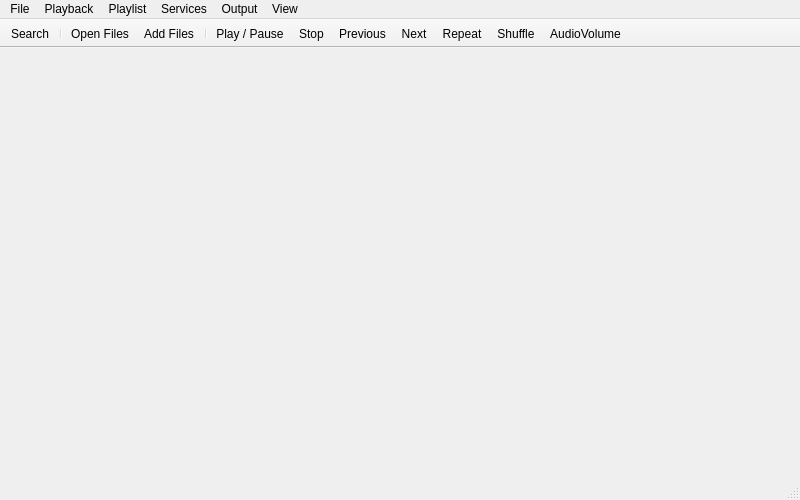
<?xml version="1.0" encoding="UTF-8"?>
<ui version="4.0">
 <class>MainWindow</class>
 <widget class="QMainWindow" name="MainWindow">
  <property name="geometry">
   <rect>
    <x>0</x>
    <y>0</y>
    <width>800</width>
    <height>500</height>
   </rect>
  </property>
  <property name="windowTitle">
   <string>Audacious</string>
  </property>
  <widget class="QWidget" name="centralwidget">
   <layout class="QVBoxLayout" name="mainLayout">
    <property name="leftMargin">
     <number>0</number>
    </property>
    <property name="topMargin">
     <number>0</number>
    </property>
    <property name="rightMargin">
     <number>0</number>
    </property>
    <property name="bottomMargin">
     <number>0</number>
    </property>
   </layout>
  </widget>
  <widget class="QToolBar" name="toolBar">
   <property name="windowTitle">
    <string>toolBar</string>
   </property>
   <property name="movable">
    <bool>false</bool>
   </property>
   <property name="iconSize">
    <size>
     <width>22</width>
     <height>22</height>
    </size>
   </property>
   <property name="toolButtonStyle">
    <enum>Qt::ToolButtonIconOnly</enum>
   </property>
   <property name="floatable">
    <bool>true</bool>
   </property>
   <attribute name="toolBarArea">
    <enum>TopToolBarArea</enum>
   </attribute>
   <attribute name="toolBarBreak">
    <bool>false</bool>
   </attribute>
   <addaction name="actionSearch"/>
   <addaction name="separator"/>
   <addaction name="actionOpenFiles"/>
   <addaction name="actionAddFiles"/>
   <addaction name="separator"/>
   <addaction name="actionPlayPause"/>
   <addaction name="actionStop"/>
   <addaction name="actionPrevious"/>
   <addaction name="actionNext"/>
   <addaction name="actionRepeat"/>
   <addaction name="actionShuffle"/>
   <addaction name="actionAudioVolume"/>
  </widget>
  <widget class="QStatusBar" name="statusBar"/>
  <widget class="QMenuBar" name="menuBar">
   <property name="geometry">
    <rect>
     <x>0</x>
     <y>0</y>
     <width>800</width>
     <height>22</height>
    </rect>
   </property>
   <widget class="QMenu" name="menuFile">
    <property name="title">
     <string>File</string>
    </property>
    <addaction name="actionOpenFiles"/>
    <addaction name="actionOpenURL"/>
    <addaction name="actionAddFiles"/>
    <addaction name="actionAddURL"/>
    <addaction name="separator"/>
    <addaction name="actionAbout"/>
    <addaction name="actionQuit"/>
   </widget>
   <widget class="QMenu" name="menuPlayback">
    <property name="title">
     <string>Playback</string>
    </property>
    <addaction name="actionPlayPause"/>
    <addaction name="actionStop"/>
    <addaction name="actionNext"/>
    <addaction name="actionPrevious"/>
    <addaction name="separator"/>
    <addaction name="actionRepeat"/>
    <addaction name="actionShuffle"/>
    <addaction name="actionNoPlaylistAdvance"/>
    <addaction name="actionStopAfterThisSong"/>
    <addaction name="separator"/>
    <addaction name="actionSongInfo"/>
    <addaction name="actionJumpToTime"/>
    <addaction name="separator"/>
    <addaction name="actionSetRepeatPointA"/>
    <addaction name="actionSetRepeatPointB"/>
    <addaction name="actionClearRepeatPoints"/>
   </widget>
   <widget class="QMenu" name="menuPlaylist">
    <property name="title">
     <string>Playlist</string>
    </property>
    <widget class="QMenu" name="menuSort">
     <property name="title">
      <string>Sort</string>
     </property>
     <addaction name="actionSortTrackNumber"/>
     <addaction name="actionSortTitle"/>
     <addaction name="actionSortArtist"/>
     <addaction name="actionSortAlbum"/>
     <addaction name="actionSortDate"/>
     <addaction name="actionSortLength"/>
     <addaction name="actionSortPath"/>
     <addaction name="actionSortCustomTitle"/>
     <addaction name="separator"/>
     <addaction name="actionPlaylistReverse"/>
     <addaction name="actionPlaylistRandomize"/>
    </widget>
    <widget class="QMenu" name="menuSort_Selected">
     <property name="title">
      <string>Sort Selected</string>
     </property>
     <addaction name="actionSortSelectedTrackNumber"/>
     <addaction name="actionSortSelectedTitle"/>
     <addaction name="actionSortSelectedArtist"/>
     <addaction name="actionSortSelectedAlbum"/>
     <addaction name="actionSortSelectedDate"/>
     <addaction name="actionSortSelectedLength"/>
     <addaction name="actionSortSelectedPath"/>
     <addaction name="actionSortSelectedCustomTitle"/>
     <addaction name="separator"/>
     <addaction name="actionSelectedReverse"/>
     <addaction name="actionSelectedRandomize"/>
    </widget>
    <addaction name="actionPlayCurrentPlaylist"/>
    <addaction name="actionPlaylistRefresh"/>
    <addaction name="separator"/>
    <addaction name="menuSort"/>
    <addaction name="menuSort_Selected"/>
    <addaction name="actionPlaylistRemoveDuplicates"/>
    <addaction name="actionPlaylistRemoveUnavailableFiles"/>
    <addaction name="separator"/>
    <addaction name="actionPlaylistNew"/>
    <addaction name="actionPlaylistRename"/>
    <addaction name="actionPlaylistRemove"/>
    <addaction name="separator"/>
    <addaction name="actionPlaylistImport"/>
    <addaction name="actionPlaylistExport"/>
    <addaction name="separator"/>
    <addaction name="actionPlaylistManager"/>
    <addaction name="actionQueueManager"/>
   </widget>
   <widget class="QMenu" name="menuServices">
    <property name="title">
     <string>Services</string>
    </property>
   </widget>
   <widget class="QMenu" name="menuOutput">
    <property name="title">
     <string>Output</string>
    </property>
    <addaction name="actionVolumeUp"/>
    <addaction name="actionVolumeDown"/>
    <addaction name="separator"/>
    <addaction name="actionEqualizer"/>
    <addaction name="separator"/>
    <addaction name="actionEffects"/>
   </widget>
   <widget class="QMenu" name="menuView">
    <property name="title">
     <string>View</string>
    </property>
   </widget>
   <addaction name="menuFile"/>
   <addaction name="menuPlayback"/>
   <addaction name="menuPlaylist"/>
   <addaction name="menuServices"/>
   <addaction name="menuOutput"/>
   <addaction name="menuView"/>
  </widget>
  <action name="actionSearch">
   <property name="checkable">
    <bool>true</bool>
   </property>
   <property name="icon">
    <iconset theme="edit-find">
     <normaloff/>
    </iconset>
   </property>
   <property name="text">
    <string>Search</string>
   </property>
   <property name="toolTip">
    <string>Search Tool</string>
   </property>
  </action>
  <action name="actionOpenFiles">
   <property name="icon">
    <iconset theme="document-open">
     <normaloff/>
    </iconset>
   </property>
   <property name="text">
    <string>Open Files</string>
   </property>
   <property name="toolTip">
    <string>Open Files</string>
   </property>
   <property name="shortcut">
    <string>Ctrl+O</string>
   </property>
  </action>
  <action name="actionAddFiles">
   <property name="icon">
    <iconset theme="list-add">
     <normaloff/>
    </iconset>
   </property>
   <property name="text">
    <string>Add Files</string>
   </property>
   <property name="shortcut">
    <string>Ctrl+Shift+O</string>
   </property>
  </action>
  <action name="actionPlayPause">
   <property name="icon">
    <iconset theme="media-playback-start">
     <normaloff/>
    </iconset>
   </property>
   <property name="text">
    <string>Play / Pause</string>
   </property>
   <property name="toolTip">
    <string>Play / Pause</string>
   </property>
   <property name="shortcut">
    <string>Space</string>
   </property>
  </action>
  <action name="actionStop">
   <property name="icon">
    <iconset theme="media-playback-stop">
     <normaloff/>
    </iconset>
   </property>
   <property name="text">
    <string>Stop</string>
   </property>
   <property name="toolTip">
    <string>Stop playback</string>
   </property>
   <property name="shortcut">
    <string>Ctrl+.</string>
   </property>
  </action>
  <action name="actionPrevious">
   <property name="icon">
    <iconset theme="media-skip-backward">
     <normaloff/>
    </iconset>
   </property>
   <property name="text">
    <string>Previous</string>
   </property>
   <property name="toolTip">
    <string>Previous track</string>
   </property>
   <property name="shortcut">
    <string>Ctrl+Left</string>
   </property>
  </action>
  <action name="actionNext">
   <property name="icon">
    <iconset theme="media-skip-forward">
     <normaloff/>
    </iconset>
   </property>
   <property name="text">
    <string>Next</string>
   </property>
   <property name="toolTip">
    <string>Next track</string>
   </property>
   <property name="shortcut">
    <string>Ctrl+Right</string>
   </property>
  </action>
  <action name="actionRepeat">
   <property name="checkable">
    <bool>true</bool>
   </property>
   <property name="icon">
    <iconset theme="media-playlist-repeat">
     <normaloff/>
    </iconset>
   </property>
   <property name="text">
    <string>Repeat</string>
   </property>
   <property name="shortcut">
    <string>Ctrl+R</string>
   </property>
  </action>
  <action name="actionShuffle">
   <property name="checkable">
    <bool>true</bool>
   </property>
   <property name="icon">
    <iconset theme="media-playlist-shuffle">
     <normaloff/>
    </iconset>
   </property>
   <property name="text">
    <string>Shuffle</string>
   </property>
   <property name="shortcut">
    <string>Ctrl+S</string>
   </property>
  </action>
  <action name="actionAudioVolume">
   <property name="icon">
    <iconset theme="audio-volume-high">
     <normaloff/>
    </iconset>
   </property>
   <property name="text">
    <string>AudioVolume</string>
   </property>
   <property name="toolTip">
    <string>Audio Volume</string>
   </property>
  </action>
  <action name="actionOpenURL">
   <property name="text">
    <string>Open URL</string>
   </property>
   <property name="shortcut">
    <string>Ctrl+U</string>
   </property>
  </action>
  <action name="actionAddURL">
   <property name="text">
    <string>Add URL</string>
   </property>
   <property name="shortcut">
    <string>Ctrl+Shift+U</string>
   </property>
  </action>
  <action name="actionNoPlaylistAdvance">
   <property name="checkable">
    <bool>true</bool>
   </property>
   <property name="text">
    <string>No Playlist Advance</string>
   </property>
   <property name="shortcut">
    <string>Ctrl+Shift+N</string>
   </property>
  </action>
  <action name="actionStopAfterThisSong">
   <property name="checkable">
    <bool>true</bool>
   </property>
   <property name="text">
    <string>Stop After This Song</string>
   </property>
   <property name="shortcut">
    <string>Ctrl+Shift+S</string>
   </property>
  </action>
  <action name="actionSongInfo">
   <property name="text">
    <string>Song Info</string>
   </property>
  </action>
  <action name="actionJumpToTime">
   <property name="text">
    <string>Jump To Time</string>
   </property>
  </action>
  <action name="actionSetRepeatPointA">
   <property name="text">
    <string>Set Repeat Point A</string>
   </property>
  </action>
  <action name="actionSetRepeatPointB">
   <property name="text">
    <string>Set Repeat Point B</string>
   </property>
  </action>
  <action name="actionClearRepeatPoints">
   <property name="text">
    <string>Clear Repeat Points</string>
   </property>
  </action>
  <action name="actionAbout">
   <property name="text">
    <string>About Audacious</string>
   </property>
  </action>
  <action name="actionQuit">
   <property name="text">
    <string>Quit</string>
   </property>
  </action>
  <action name="actionPlayCurrentPlaylist">
   <property name="text">
    <string>Play This Playlist</string>
   </property>
   <property name="shortcut">
    <string>Return</string>
   </property>
  </action>
  <action name="actionPlaylistRefresh">
   <property name="text">
    <string>Refresh</string>
   </property>
   <property name="shortcut">
    <string>F5</string>
   </property>
  </action>
  <action name="actionPlaylistRemoveDuplicates">
   <property name="text">
    <string>Remove Duplicates</string>
   </property>
  </action>
  <action name="actionPlaylistRemoveUnavailableFiles">
   <property name="text">
    <string>Remove Unavailable Files</string>
   </property>
  </action>
  <action name="actionPlaylistNew">
   <property name="text">
    <string>New</string>
   </property>
   <property name="shortcut">
    <string>Ctrl+T</string>
   </property>
  </action>
  <action name="actionPlaylistRename">
   <property name="text">
    <string>Rename...</string>
   </property>
   <property name="shortcut">
    <string>F2</string>
   </property>
  </action>
  <action name="actionPlaylistRemove">
   <property name="text">
    <string>Remove</string>
   </property>
   <property name="shortcut">
    <string>Ctrl+W</string>
   </property>
  </action>
  <action name="actionPlaylistImport">
   <property name="text">
    <string>Import...</string>
   </property>
  </action>
  <action name="actionPlaylistExport">
   <property name="text">
    <string>Export...</string>
   </property>
  </action>
  <action name="actionPlaylistManager">
   <property name="text">
    <string>Playlist Manager</string>
   </property>
   <property name="shortcut">
    <string>Ctrl+P</string>
   </property>
  </action>
  <action name="actionQueueManager">
   <property name="text">
    <string>Queue Manager</string>
   </property>
   <property name="shortcut">
    <string>Ctrl+U</string>
   </property>
  </action>
  <action name="actionSortTrackNumber">
   <property name="text">
    <string>By Track Number</string>
   </property>
  </action>
  <action name="actionSortTitle">
   <property name="text">
    <string>By Title</string>
   </property>
  </action>
  <action name="actionSortArtist">
   <property name="text">
    <string>By Artist</string>
   </property>
  </action>
  <action name="actionSortAlbum">
   <property name="text">
    <string>By Album</string>
   </property>
  </action>
  <action name="actionSortDate">
   <property name="text">
    <string>By Release Date</string>
   </property>
  </action>
  <action name="actionSortLength">
   <property name="text">
    <string>By Length</string>
   </property>
  </action>
  <action name="actionSortPath">
   <property name="text">
    <string>By File Path</string>
   </property>
  </action>
  <action name="actionSortCustomTitle">
   <property name="text">
    <string>By Custom Title</string>
   </property>
  </action>
  <action name="actionPlaylistReverse">
   <property name="text">
    <string>Reverse Order</string>
   </property>
  </action>
  <action name="actionPlaylistRandomize">
   <property name="text">
    <string>Random Order</string>
   </property>
  </action>
  <action name="actionSortSelectedTrackNumber">
   <property name="text">
    <string>By Track Number</string>
   </property>
  </action>
  <action name="actionSortSelectedTitle">
   <property name="text">
    <string>By Title</string>
   </property>
  </action>
  <action name="actionSortSelectedArtist">
   <property name="text">
    <string>By Artist</string>
   </property>
  </action>
  <action name="actionSortSelectedAlbum">
   <property name="text">
    <string>By Album</string>
   </property>
  </action>
  <action name="actionSortSelectedDate">
   <property name="text">
    <string>By Release Date</string>
   </property>
  </action>
  <action name="actionSortSelectedLength">
   <property name="text">
    <string>By Length</string>
   </property>
  </action>
  <action name="actionSortSelectedPath">
   <property name="text">
    <string>By File Path</string>
   </property>
  </action>
  <action name="actionSortSelectedCustomTitle">
   <property name="text">
    <string>By Custom Title</string>
   </property>
  </action>
  <action name="actionSelectedReverse">
   <property name="text">
    <string>Reverse Order</string>
   </property>
  </action>
  <action name="actionSelectedRandomize">
   <property name="text">
    <string>Random Order</string>
   </property>
  </action>
  <action name="actionVolumeUp">
   <property name="text">
    <string>Volume Up</string>
   </property>
  </action>
  <action name="actionVolumeDown">
   <property name="text">
    <string>Volume Down</string>
   </property>
  </action>
  <action name="actionEqualizer">
   <property name="text">
    <string>Equalizer</string>
   </property>
  </action>
  <action name="actionEffects">
   <property name="text">
    <string>Effects ...</string>
   </property>
  </action>
 </widget>
 <resources/>
 <connections/>
</ui>
